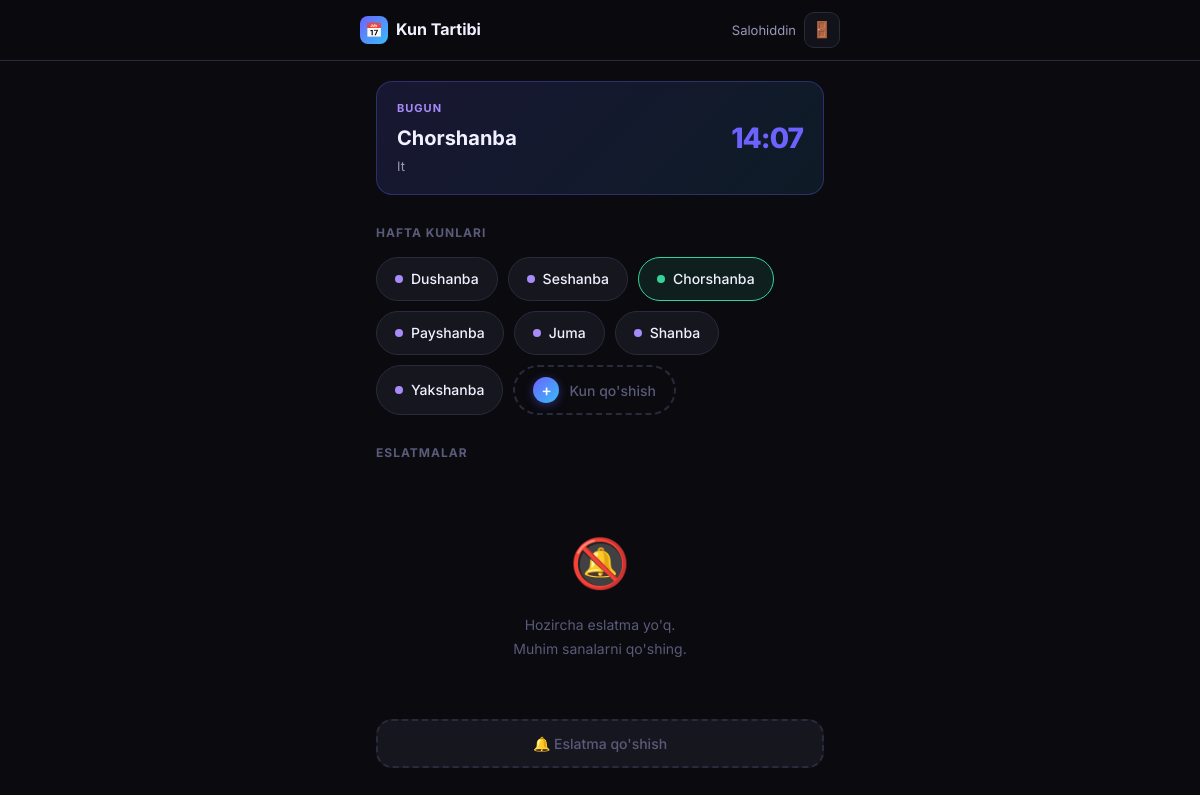
Screenshot of /home/ (signed in) with the database file from the repository.
### accounts/models.py (models this page shows, shortened)
class User(AbstractUser):
    first_name = models.CharField(max_length=50)
    last_name = models.CharField(max_length=50)
    phone = models.CharField(max_length=20, unique=True)
    telegram_id = models.BigIntegerField(unique=True, null=True, blank=True)
    USERNAME_FIELD = 'username'
    REQUIRED_FIELDS = ['first_name', 'last_name', 'phone']

### planner/models.py (models this page shows, shortened)
class WeekDay(models.Model):
    user = models.ForeignKey(User, on_delete=models.CASCADE, related_name='weekdays')
    day = models.CharField(max_length=20, choices=WEEKDAYS)
    title = models.CharField(max_length=200, help_text="Kun nomi, misol: Fizika o'rganish kuni")
    created_at = models.DateTimeField(auto_now_add=True)
    class Meta:
        unique_together = ('user', 'day')
        ordering = ['id']

### planner/views.py (the view)
# urls.py: path('home/', views.home, name='home'),
@login_required
def home(request):
    import pytz
    tz = pytz.timezone('Asia/Tashkent')
    now_local = timezone.now().astimezone(tz)
    dow = now_local.weekday()
    today_slug = WEEKDAY_ORDER[dow]
    weekdays = WeekDay.objects.filter(user=request.user)
    added_days = {wd.day: wd for wd in weekdays}
    today_weekday = added_days.get(today_slug)
    reminders = Reminder.objects.filter(user=request.user, remind_at__gte=timezone.now()).order_by('remind_at')[:5]
    return render(request, 'home/index.html', {
        'weekdays': weekdays,
        'added_days': added_days,
        'all_days': WEEKDAYS,
        'weekday_order': WEEKDAY_ORDER,
        'reminders': reminders,
        'today_slug': today_slug,
        'today_weekday_title': today_weekday.title if today_weekday else '',
    })

### templates/home/index.html (shortened to what this page needs)
{% extends 'base.html' %}
{% block body %}
<nav class="navbar">
  <div class="navbar-inner">
    <div class="navbar-brand">
      <div class="logo-dot">📅</div>
      Kun Tartibi
    </div>
    <div class="navbar-actions">
      <span style="font-size:13px;color:var(--text2)">{{ user.first_name }}</span>
      <a href="{% url 'logout' %}" class="btn-icon" title="Chiqish">🚪</a>
    </div>
  </div>
</nav>
<div class="main-content">
  <div class="today-card">
    <div>
      <div class="today-label">Bugun</div>
      <div class="today-day" id="today-day-name">—</div>
      <div class="today-sub" id="today-title">—</div>
    </div>
    <div class="today-time" id="live-clock">00:00</div>
  </div>
  <div class="section-header">
    <div class="section-title">Hafta kunlari</div>
  </div>
  <div class="days-strip" id="days-strip">
    {% for wd in weekdays %}
      <a href="{% url 'day_detail' wd.day %}" class="day-chip {% if wd.day == today_slug %}active-today{% endif %}" data-day="{{ wd.day }}">
        <span class="day-dot"></span>
        {{ wd.get_day_display }}
      </a>
    {% endfor %}
    <button class="add-day-btn" id="add-day-open-btn" onclick="openAddDayModal()">
      <div class="circle-plus">+</div>
      Kun qo'shish
    </button>
  </div>
  <div class="section-header">
    <div class="section-title">Eslatmalar</div>
  </div>
  <div id="reminders-list">
    {% for r in reminders %}
      <div class="reminder-card" data-id="{{ r.id }}">
        <div class="reminder-icon">🔔</div>
        <div class="reminder-info">
          <div class="reminder-title">{{ r.title }}</div>
          <div class="reminder-time">{{ r.remind_at|date:"d-m-Y H:i" }}</div>
        </div>
        <button class="btn-edit" onclick="openEditReminderModal({{ r.id }}, '{{ r.title|escapejs }}', '{{ r.remind_at|date:'Y-m-d' }}T{{ r.remind_at|time:'H:i' }}')">✏️</button>
        <button class="btn-delete" onclick="confirmDeleteReminder({{ r.id }}, this)">🗑️</button>
      </div>
    {% empty %}
      <div class="empty-state">
        <div class="empty-icon">🔕</div>
        <p>Hozircha eslatma yo'q.<br>Muhim sanalarni qo'shing.</p>
      </div>
    {% endfor %}
  </div>
  <button class="btn-add-reminder" style="margin-top:10px" onclick="openReminderModal()">
    🔔 Eslatma qo'shish
  </button>
</div>
{% endblock %}

### static/css/main.css (style rules this page uses)
:root { --bg: #0a0a0f; --bg2: #12121a; --bg3: #1a1a26; --card: #16161f; --border: #2a2a3d; --accent: #6c63ff; --accent2: #a78bfa; --accent3: #38bdf8; --green: #34d399; --red: #f87171; --yellow: #fbbf24; --text: #f0f0ff; --text2: #9898b8; --text3: #5a5a7a; --radius: 16px; --radius-sm: 10px; --radius-pill: 999px; --shadow: 0 4px 24px rgba(108,99,255,0.15); --shadow-lg: 0 8px 40px rgba(108,99,255,0.25); --transition: all 0.2s cubic-bezier(0.4,0,0.2,1); }
* { margin: 0; padding: 0; box-sizing: border-box; }
html { scroll-behavior: smooth; }
body { font-family: 'Inter', system-ui, sans-serif; background: var(--bg); color: var(--text); min-height: 100vh; line-height: 1.6; font-size: 15px; }
.navbar { position: sticky; top: 0; z-index: 100; background: rgba(10,10,15,0.85); backdrop-filter: blur(12px); border-bottom: 1px solid var(--border); padding: 0 20px; }
.navbar-inner { max-width: 480px; margin: 0 auto; height: 60px; display: flex; align-items: center; justify-content: space-between; }
.navbar-brand { font-size: 16px; font-weight: 700; color: var(--text); display: flex; align-items: center; gap: 8px; }
.navbar-brand .logo-dot { width: 28px; height: 28px; background: linear-gradient(135deg, var(--accent), var(--accent3)); border-radius: 8px; display: flex; align-items: center; justify-content: center; font-size: 14px; }
.navbar-actions { display: flex; gap: 8px; align-items: center; }
.btn-icon { width: 36px; height: 36px; background: var(--bg2); border: 1px solid var(--border); border-radius: var(--radius-sm); display: flex; align-items: center; justify-content: center; cursor: pointer; color: var(--text2); text-decoration: none; transition: var(--transition); font-size: 16px; }
.main-content { max-width: 480px; margin: 0 auto; padding: 20px 16px 100px; }
.section-header { display: flex; align-items: center; justify-content: space-between; margin-bottom: 14px; margin-top: 28px; }
.section-title { font-size: 12px; font-weight: 700; color: var(--text3); text-transform: uppercase; letter-spacing: 1px; }
.days-strip { display: flex; gap: 10px; flex-wrap: wrap; margin-bottom: 8px; }
.day-chip { display: flex; align-items: center; gap: 8px; background: var(--card); border: 1.5px solid var(--border); border-radius: var(--radius-pill); padding: 10px 18px; text-decoration: none; color: var(--text); font-size: 14px; font-weight: 500; transition: var(--transition); cursor: pointer; }
.day-chip.active-today { border-color: var(--green); background: rgba(52,211,153,0.1); }
.day-chip .day-dot { width: 8px; height: 8px; border-radius: 50%; background: var(--accent2); }
.day-chip.active-today .day-dot { background: var(--green); }
.add-day-btn { display: inline-flex; align-items: center; gap: 10px; background: transparent; border: 2px dashed var(--border); border-radius: var(--radius-pill); padding: 10px 18px; color: var(--text3); font-size: 14px; font-weight: 500; cursor: pointer; transition: var(--transition); font-family: inherit; }
.add-day-btn .circle-plus { width: 26px; height: 26px; border-radius: 50%; background: linear-gradient(135deg, var(--accent), var(--accent3)); display: flex; align-items: center; justify-content: center; font-size: 16px; color: white; box-shadow: 0 2px 10px rgba(108,99,255,0.4); flex-shrink: 0; }
.today-card { background: linear-gradient(135deg, rgba(108,99,255,0.15), rgba(56,189,248,0.1)); border: 1px solid rgba(108,99,255,0.3); border-radius: var(--radius); padding: 18px 20px; margin-bottom: 8px; display: flex; justify-content: space-between; align-items: center; }
.today-card .today-label { font-size: 11px; font-weight: 700; text-transform: uppercase; letter-spacing: 1px; color: var(--accent2); margin-bottom: 4px; }
.today-card .today-day { font-size: 20px; font-weight: 700; }
.today-card .today-sub { font-size: 13px; color: var(--text2); margin-top: 2px; }
.today-card .today-time { font-size: 28px; font-weight: 800; color: var(--accent); letter-spacing: -1px; }
.btn-add-reminder { width: 100%; padding: 14px; background: var(--card); border: 2px dashed var(--border); border-radius: var(--radius); color: var(--text3); font-family: inherit; font-size: 14px; font-weight: 500; cursor: pointer; transition: var(--transition); display: flex; align-items: center; justify-content: center; gap: 8px; }
.empty-state { text-align: center; padding: 48px 24px; color: var(--text3); }
.empty-state .empty-icon { font-size: 48px; margin-bottom: 12px; }
.empty-state p { font-size: 14px; line-height: 1.7; }

### rows the page displays
User: first_name "Salohiddin"
WeekDay: day "Dushanba"
WeekDay: day "Seshanba"
WeekDay: day "Chorshanba"
WeekDay: day "Payshanba"
WeekDay: day "Juma"
WeekDay: day "Shanba"
WeekDay: day "Yakshanba"
